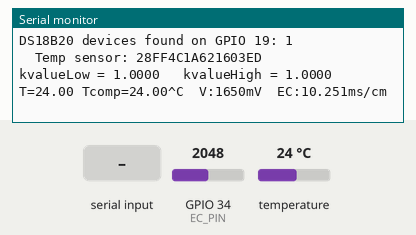
Simulated run of this sketch. Board: ESP32. Parts: the last lines printed to the serial monitor. The inputs (shaded band) are chosen by the test bench; at power-on: temperature 24 °C, GPIO 34 (EC_PIN) = 2048 (analog values on the 0–4095 scale). EEPROM starts erased.

Above: at 1.7 s.
1.8 s: "ENTEREC\n" received over Serial
At 2.4 s:
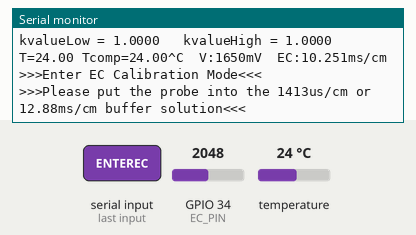
3.3 s: "CALEC\n" received over Serial
At 3.48 s:
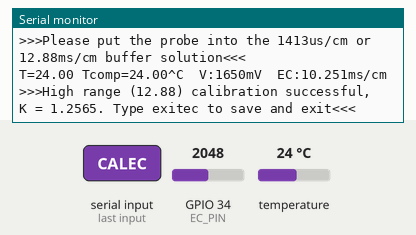
4.8 s: "EXITEC\n" received over Serial
At 5.4 s:
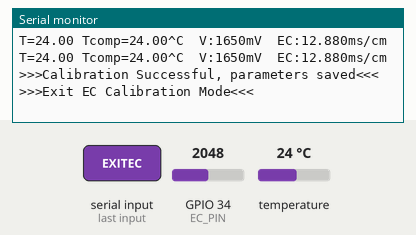
6.3 s: temperature set to 12 °C
At 7.4 s:
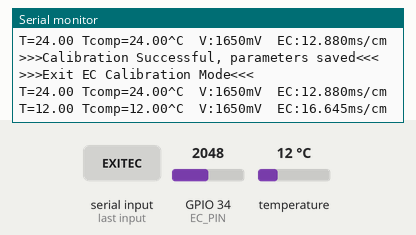
7.8 s: GPIO 34 (EC_PIN) set to 2866
At 9.1 s:
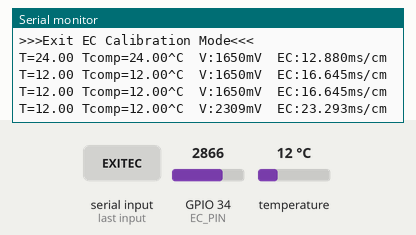
9.3 s: "CALEC\n" received over Serial
At 9.49 s:
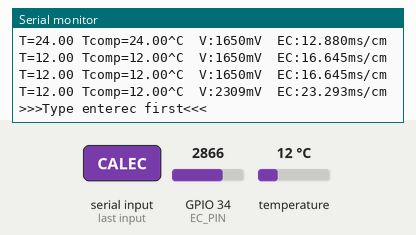
Timing chart, 0 to 11.8 s (numbered marks = the images above; inputs shaded):
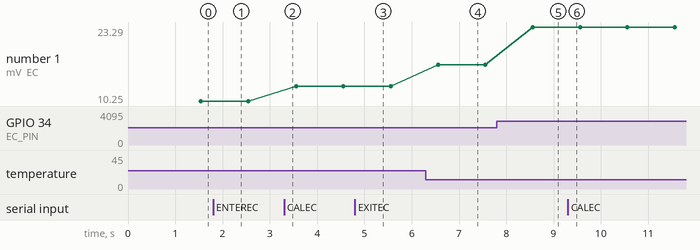

The sketch:

EC_ESP32_DS18B20.ino
```cpp
/*
 * EC_ESP32_DS18B20.ino
 *
 * ESP32 port of the DFRobot_EC sample code for
 * Gravity: Analog Electrical Conductivity Sensor / Meter Kit V2 (K=1.0), SKU: DFR0300,
 * with one DS18B20 temperature sensor for automatic temperature compensation.
 *
 * Based on DFRobot_EC (https://github.com/DFRobot/DFRobot_EC), LGPL.
 * The EC math and calibration logic are reproduced here so they work on ESP32:
 * the original library's EEPROM writes don't persist on ESP32 (no EEPROM.commit()),
 * so the K values are stored with Preferences (NVS flash) instead.
 *
 * Temperature code: S.A.L.I.M.A.N.G.O. DS18B20 handling
 *   - non-blocking (asynchronous) conversions
 *   - invalid readings rejected (-127 disconnected, 85.0 power-on value, out of range)
 *   - falls back to 25 °C (flagged [TEMP_FAULT]) if the sensor faults
 *
 * Required libraries (Arduino Library Manager):
 *   - OneWire
 *   - DallasTemperature
 *
 * Serial Monitor: 115200 baud, line ending "Newline" (or "Both NL & CR")
 * Serial Commands:
 *   enterec -> enter the calibration mode
 *   calec   -> calibrate with the standard buffer solution
 *              (1413 us/cm and 12.88 ms/cm are recognized automatically)
 *   exitec  -> save the calibrated parameters and exit calibration mode
 *   kvalue  -> print the stored K values
 */

#include <Arduino.h>
#include <Preferences.h>
#include <OneWire.h>
#include <DallasTemperature.h>
#include <math.h>

// ---------------- Pins ----------------
#define EC_PIN        34   // ADC1_CH6, input-only. Use ADC1 pins only: ADC2 doesn't work while Wi-Fi is on
constexpr uint8_t PIN_ONEWIRE = 19;   // 1-Wire bus, external 4.7 kOhm pull-up to 3.3 V

// ---------------- EC constants (same as DFRobot_EC library) ----------------
#define RES2          820.0
#define ECREF         200.0
#define TEMP_COEF     0.0185   // temperature compensation coefficient used by DFRobot
#define ADC_SAMPLES   32       // averaging to reduce ESP32 ADC noise
#define READ_INTERVAL 1000UL   // ms

// ---------------- Temperature constants ----------------
constexpr uint32_t T_CONV_MS    = 750;   // DS18B20 12-bit conversion time

// ============================ Objects ==================================
OneWire           oneWire(PIN_ONEWIRE);
DallasTemperature ds(&oneWire);
Preferences       prefs;

// ======================== Temperature state ============================
DeviceAddress tAddr;
bool     tPresent = false;
bool     tValid   = false;
float    tC       = NAN;
uint32_t tReqAt   = 0;

// =========================== EC state ==================================
float kvalue = 1.0, kvalueLow = 1.0, kvalueHigh = 1.0;
float voltage = 0, rawEC = 0, ecValue = 0;
float temperature = 25.0;   // compensation temperature actually used

bool calibrationMode = false;
bool calibrated = false;
String cmdBuffer = "";

// ======================== Temperature helpers ==========================

// Uses the DS18B20 mounted beside the EC cell; falls back to 25 °C if it faults.
bool compensationTemp(float &t) {
  if (tValid) { t = tC; return true; }
  t = 25.0f;                                   // no compensation; flagged
  return false;
}

void printAddress(const DeviceAddress a) {
  for (uint8_t i = 0; i < 8; i++) {
    if (a[i] < 16) Serial.print('0');
    Serial.print(a[i], HEX);
  }
}

void fmtTemp(char *out, size_t n) {
  if (tValid) snprintf(out, n, "%.2f", tC);
  else        snprintf(out, n, "FAULT");
}

// Non-blocking: reads the finished conversion, then starts the next one
void pollTemps(uint32_t now) {
  if (now - tReqAt < T_CONV_MS) return;        // conversion still running
  if (!tPresent) {
    tValid = false;
  } else {
    float v = ds.getTempC(tAddr);
    // -127 = disconnected; 85.0 = power-on reset value (never a real pond reading)
    tValid = (v != DEVICE_DISCONNECTED_C) && (v != 85.0f) && (v > -10.0f) && (v < 60.0f);
    tC = v;
  }
  ds.requestTemperatures();                    // async: returns immediately
  tReqAt = now;
}

void setupTemps() {
  ds.begin();
  uint8_t n = ds.getDeviceCount();
  Serial.printf("\nDS18B20 devices found on GPIO %u: %u\n", PIN_ONEWIRE, n);
  tPresent = ds.getAddress(tAddr, 0);
  Serial.print("  Temp sensor: ");
  if (tPresent) { printAddress(tAddr); ds.setResolution(tAddr, 12); Serial.println(); }
  else Serial.println(F("NOT FOUND — check wiring and 4.7 kOhm pull-up"));
  ds.setWaitForConversion(false);
  ds.requestTemperatures();
  tReqAt = millis();
}

// =========================== EC functions ==============================

// Average several readings; analogReadMilliVolts() uses the ESP32's factory ADC calibration
float readVoltage_mV() {
  uint32_t sum = 0;
  for (int i = 0; i < ADC_SAMPLES; i++) {
    sum += analogReadMilliVolts(EC_PIN);
    delayMicroseconds(200);
  }
  return (float)sum / ADC_SAMPLES;
}

// Same math as DFRobot_EC::readEC(); voltage in mV, result in mS/cm
float readEC(float voltage_mV, float temperature) {
  rawEC = 1000.0 * voltage_mV / RES2 / ECREF;
  float valueTemp = rawEC * kvalue;
  // automatic range shift: first range (0,2), second range (2,20)
  if (valueTemp > 2.5) {
    kvalue = kvalueHigh;
  } else if (valueTemp < 2.0) {
    kvalue = kvalueLow;
  }
  float value = rawEC * kvalue;
  value = value / (1.0 + TEMP_COEF * (temperature - 25.0));   // temperature compensation
  return value;
}

void handleCommand(String cmd) {
  cmd.trim();
  cmd.toUpperCase();
  if (cmd.length() == 0) return;

  if (cmd == "ENTEREC") {
    if (!calibrationMode) {
      calibrationMode = true;
      calibrated = false;
      Serial.println();
      Serial.println(">>>Enter EC Calibration Mode<<<");
      Serial.println(">>>Please put the probe into the 1413us/cm or 12.88ms/cm buffer solution<<<");
      Serial.println();
    }
  }
  else if (cmd == "CALEC") {
    if (!calibrationMode) {
      Serial.println(">>>Type enterec first<<<");
      return;
    }
    float compSolution;
    bool isLow;
    if (rawEC > 0.9 && rawEC < 1.9) {          // 1.413 mS/cm buffer
      compSolution = 1.413 * (1.0 + TEMP_COEF * (temperature - 25.0));
      isLow = true;
    } else if (rawEC > 9.0 && rawEC < 16.8) {  // 12.88 mS/cm buffer
      compSolution = 12.88 * (1.0 + TEMP_COEF * (temperature - 25.0));
      isLow = false;
    } else {
      Serial.println();
      Serial.print(">>>Buffer Solution Error, Try Again<<<  (rawEC = ");
      Serial.print(rawEC, 3);
      Serial.println(")");
      Serial.println();
      return;
    }

    float kTemp = RES2 * ECREF * compSolution / 1000.0 / voltage;
    if (kTemp > 0.5 && kTemp < 1.5) {
      if (isLow) kvalueLow = kTemp;
      else       kvalueHigh = kTemp;
      calibrated = true;
      Serial.println();
      Serial.print(isLow ? ">>>Low range (1.413) " : ">>>High range (12.88) ");
      Serial.print("calibration successful, K = ");
      Serial.print(kTemp, 4);
      Serial.println(". Type exitec to save and exit<<<");
      Serial.println();
    } else {
      Serial.println();
      Serial.print(">>>Failed, computed K out of range (");
      Serial.print(kTemp, 4);
      Serial.println("). Check probe/wiring and try again<<<");
      Serial.println();
    }
  }
  else if (cmd == "EXITEC") {
    if (!calibrationMode) return;
    if (calibrated) {
      prefs.putFloat("kLow", kvalueLow);
      prefs.putFloat("kHigh", kvalueHigh);
      Serial.println();
      Serial.println(">>>Calibration Successful, parameters saved<<<");
    } else {
      Serial.println();
      Serial.println(">>>Calibration Failed, nothing saved<<<");
    }
    Serial.println(">>>Exit EC Calibration Mode<<<");
    Serial.println();
    calibrationMode = false;
    calibrated = false;
  }
  else if (cmd == "KVALUE") {
    Serial.print("kvalueLow = ");
    Serial.print(kvalueLow, 4);
    Serial.print("   kvalueHigh = ");
    Serial.println(kvalueHigh, 4);
  }
}

void readSerialCommands() {
  while (Serial.available()) {
    char c = Serial.read();
    if (c == '\n' || c == '\r') {
      if (cmdBuffer.length() > 0) {
        handleCommand(cmdBuffer);
        cmdBuffer = "";
      }
    } else if (cmdBuffer.length() < 20) {
      cmdBuffer += c;
    }
  }
}

// =========================== setup / loop ==============================

void setup() {
  Serial.begin(115200);
  delay(500);

  // ADC: 12-bit, 11 dB attenuation (~0.15 to ~3.1 V usable range)
  analogReadResolution(12);
  analogSetPinAttenuation(EC_PIN, ADC_11db);

  // Load K values from flash (default 1.0 if never calibrated)
  prefs.begin("ec", false);
  kvalueLow  = prefs.getFloat("kLow", 1.0);
  kvalueHigh = prefs.getFloat("kHigh", 1.0);
  kvalue = kvalueLow;

  setupTemps();

  Serial.print("kvalueLow = ");  Serial.print(kvalueLow, 4);
  Serial.print("   kvalueHigh = "); Serial.println(kvalueHigh, 4);
  Serial.println();
}

void loop() {
  static unsigned long timepoint = millis();
  uint32_t now = millis();

  pollTemps(now);
  readSerialCommands();

  if (now - timepoint > READ_INTERVAL) {
    timepoint = now;

    bool tOK = compensationTemp(temperature);
    voltage = readVoltage_mV();
    ecValue = readEC(voltage, temperature);

    char s1[10];
    fmtTemp(s1, sizeof(s1));

    Serial.printf("T=%s Tcomp=%.2f^C  V:%.0fmV  EC:%.3fms/cm", s1, temperature, voltage, ecValue);
    if (!tOK) Serial.print(" [TEMP_FAULT]");
    Serial.println();
  }
}
```

Measured:
- after the input at 1.8 s, the serial monitor: prints a new line at once (image 1)
- after the input at 3.3 s, the serial monitor: prints a new line at once (image 2)
- after the input at 4.8 s, the serial monitor: prints a new line at once (image 3)
- after the input at 6.3 s, the serial monitor: prints a new line after 0.26 s (image 4)
- after the input at 7.8 s, the serial monitor: prints a new line after 0.76 s (image 5)
- after the input at 9.3 s, the serial monitor: prints a new line at once (image 6)
- plotted number 1: 12.88 → 16.64 after the input at 6.3 s, 16.64 → 23.29 after the input at 7.8 s
